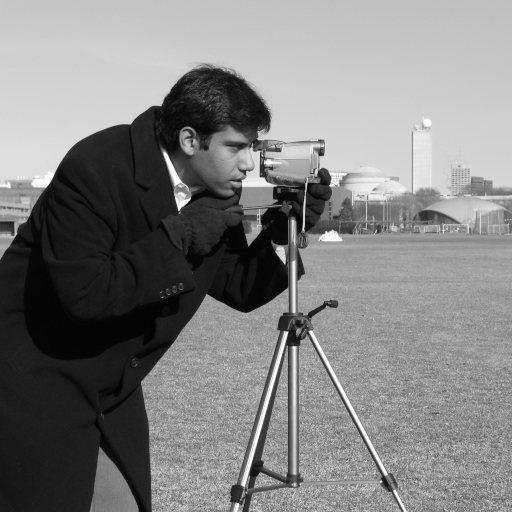
#> input picture skimage.data.camera(), 512 x 512 px
$ jupyter execute practica_8_otsu.ipynb
#> lines starting #> are read from the running program, lines starting #| are printed output that depends on the picture; after the words box and inside, x2 and y2 are one past the last pixel; in counts of white or black regions, pixels touching at a corner belong together
# 6. Otsu Thresholding

## Table of Contents
1. [Libraries](#libraries)
2. [Single Thresholding](#single)
3. [Multi Thresholding](#multi)

Thresholding is used to create a binary image from a grayscale image

## Importing Libraries <a class="anchor" id="libraries" ></a>

[cell 1]
import matplotlib.pyplot as plt
from skimage import data
from skimage.filters import threshold_otsu
from skimage.filters import threshold_multiotsu
import numpy as np

## Single Thresholding <a class="anchor" id="single" ></a>

We illustrate how to apply one of these thresholding algorithms.
Otsu's method [2]_ calculates an "optimal" threshold (marked by a red line in the
histogram below) by maximizing the variance between two classes of pixels,
which are separated by the threshold. Equivalently, this threshold minimizes
the intra-class variance.

[cell 2]
image = data.camera()
#> image is the input picture: shape (512, 512); min 0, max 255, mean 129.1
thresh = threshold_otsu(image)
#> thresh = 102
binary = image > thresh
#> binary: shape (512, 512) bool; 67.9% white; 179 black regions (168 under 20 px), largest, box (x1, y1, x2, y2) and area: (0, 67, 403, 512) 82891, (418, 210, 460, 224) 293, (0, 221, 14, 235) 163

fig, axes = plt.subplots(ncols=3, figsize=(8, 2.5))
ax = axes.ravel()
ax[0] = plt.subplot(1, 3, 1)
ax[1] = plt.subplot(1, 3, 2)
ax[2] = plt.subplot(1, 3, 3, sharex=ax[0], sharey=ax[0])

ax[0].imshow(image, cmap=plt.cm.gray)
ax[0].set_title('Original')
ax[0].axis('off')

ax[1].hist(image.ravel(), bins=256)
ax[1].set_title('Histogram')
ax[1].axvline(thresh, color='r')

ax[2].imshow(binary, cmap=plt.cm.gray)
ax[2].set_title('Thresholded')
ax[2].axis('off')

plt.show()

If you are not familiar with the details of the different algorithms and the
underlying assumptions, it is often difficult to know which algorithm will give
the best results. Therefore, Scikit-image includes a function to evaluate
thresholding algorithms provided by the library. At a glance, you can select
the best algorithm for your data without a deep understanding of their
mechanisms.

[cell 3]
from skimage.filters import try_all_threshold

img = data.page()
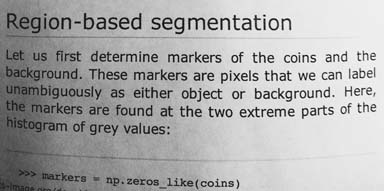
#> input picture skimage.data.page(), 384 x 191 px
#> img is the input picture: shape (191, 384); min 0, max 255, mean 171.5

fig, ax = try_all_threshold(img, figsize=(10, 8), verbose=False)
plt.show()

[cell 4]
# TODO: Slide image for segmentation, alpha blerding

## Multi Thresholding <a class="anchor" id="multi" ></a>

The multi-Otsu threshold  is a thresholding algorithm that is used to separate
the pixels of an input image into several different classes, each one obtained
according to the intensity of the gray levels within the image.

Multi-Otsu calculates several thresholds, determined by the number of desired
classes. The default number of classes is 3: for obtaining three classes, the
algorithm returns two threshold values. They are represented by a red line in
the histogram below.

[cell 5]
# The input image.
image = data.camera()

# Applying multi-Otsu threshold for the default value, generating
# three classes.
thresholds = threshold_multiotsu(image)
#> thresholds = [87, 176]

# Using the threshold values, we generate the three regions.
regions = np.digitize(image, bins=thresholds)
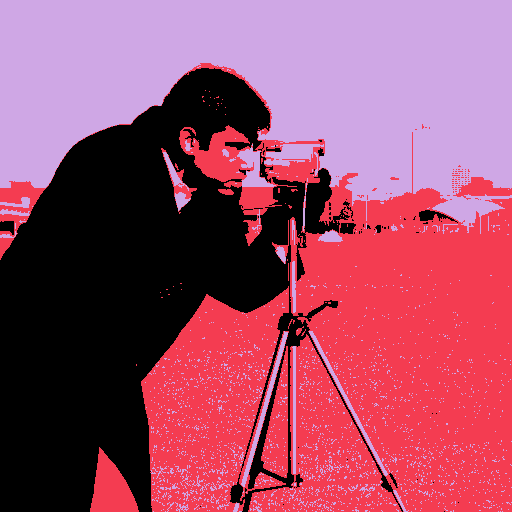
#> regions: shape (512, 512) int64; 3 distinct labels, from 0 to 2; one colour per label, 0 black

fig, ax = plt.subplots(nrows=1, ncols=3, figsize=(10, 3.5))

# Plotting the original image.
ax[0].imshow(image, cmap='gray')
ax[0].set_title('Original')
ax[0].axis('off')

# Plotting the histogram and the two thresholds obtained from
# multi-Otsu.
ax[1].hist(image.ravel(), bins=255)
ax[1].set_title('Histogram')
for thresh in thresholds:
    ax[1].axvline(thresh, color='r')
#> this loop made 2 passes
#> thresh on passes 1 to 2: 87, 176

# Plotting the Multi Otsu result.
ax[2].imshow(regions, cmap='jet')
ax[2].set_title('Multi-Otsu result')
ax[2].axis('off')

plt.subplots_adjust()

plt.show()

# Experimentos de la actividad

La actividad pide (1) experimentar con imágenes de fondos y estilos distintos y ver las limitaciones de un umbral único frente a Otsu, y (2) de forma opcional, aplicar Otsu por ventanas con el ejemplo de la hoja de papel.

1. [Herramientas: medida de eficacia de Otsu](#eta)
2. [Un umbral único frente a Otsu](#unico): imágenes con distinta iluminación
3. [Imágenes de fondos y estilos distintos](#estilos)
4. [Opcional: Otsu por ventanas sobre una hoja con sombras](#local)
5. [Conclusión](#conclusion)

<a id="eta"></a>
## Medida de eficacia de Otsu

Otsu elige el umbral $k^*$ que maximiza la varianza entre clases $\sigma_B^2(k) = \omega_0(k)\,\omega_1(k)\,[\mu_0(k) - \mu_1(k)]^2$, donde $\omega_i$ y $\mu_i$ son la proporción y la media de cada clase. El propio artículo (Otsu, 1979) propone una medida de separabilidad $\eta = \sigma_B^2(k^*) / \sigma_T^2 \in [0, 1]$, la fracción de la varianza total que explican las dos clases:
un valor cercano a 1 indica un histograma claramente bimodal (Otsu funciona bien); un valor bajo, que las dos clases no están bien separadas por intensidad (Otsu puede fallar).

[cell 6]
import cv2, numpy as np, matplotlib.pyplot as plt, time
from skimage import data
from skimage.filters import threshold_otsu, threshold_multiotsu, threshold_sauvola, threshold_niblack
from skimage.filters import rank
from skimage.morphology import disk
plt.rcParams.update({"font.size": 9})

def eficacia(gris):
    # eta = varianza entre clases máxima / varianza total; devuelve (umbral de Otsu, eta)
    t = threshold_otsu(gris)
    a, b = gris[gris <= t].astype(float), gris[gris > t].astype(float)
    w0, w1 = a.size / gris.size, b.size / gris.size
    sb = w0 * w1 * (a.mean() - b.mean()) ** 2
    return int(t), float(sb / gris.astype(float).var())

def f1(pred, verdad):
    tp = ((pred > 0) & (verdad > 0)).sum(); fp = ((pred > 0) & (verdad == 0)).sum(); fn = ((pred == 0) & (verdad > 0)).sum()
    return float(2 * tp / max(2 * tp + fp + fn, 1))

def iou(pred, verdad):
    return float(((pred > 0) & (verdad > 0)).sum() / max(((pred > 0) | (verdad > 0)).sum(), 1))

<a id="unico"></a>
## Un umbral único frente a Otsu

Se usa una hoja de texto con verdad conocida (texto propio, oscuro sobre fondo claro). Primero se cambia solo el brillo global de la toma y se compara un umbral fijo de 128 con Otsu; después se agrega una iluminación desigual (una sombra que atraviesa la hoja).

[cell 7]
limpio = cv2.imread("data/documento_limpio.png", 0)
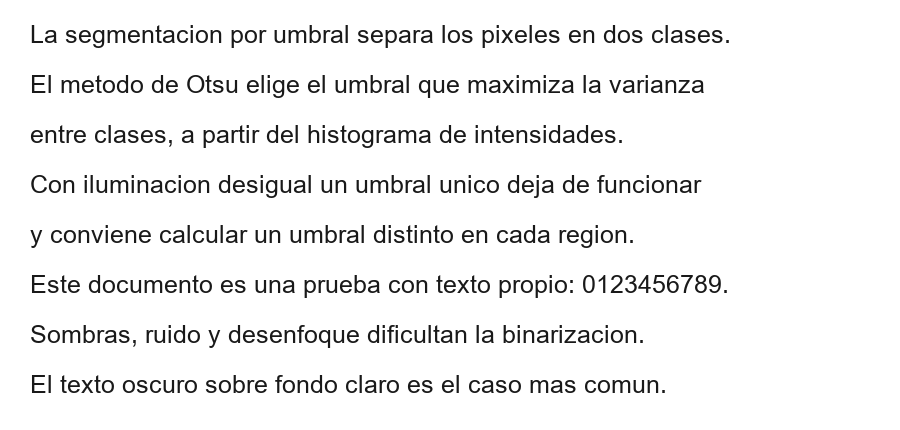
#> input picture actividades/16-practica-8-otsu/codigo/data/documento_limpio.png, 900 x 430 px
#> limpio is the input picture: shape (430, 900); min 25, max 255, mean 240
verdad = (limpio < 128).astype(np.uint8) * 255                      # texto = primer plano
#> verdad: shape (430, 900); 6.3% white in thin lines or dots, all inside (x1, y1, x2, y2) = (31, 25, 729, 393)
rng = np.random.default_rng(1)

def toma(brillo=1.0, sombra=False, ruido=5, semilla=1):
#> called with brillo = 1, sombra = False, ruido = 5, semilla = 1
    g = cv2.GaussianBlur(limpio.astype(np.float32), (0, 0), 0.7)
    if sombra:
        x = np.linspace(0, 1, g.shape[1])[None, :]; y = np.linspace(0, 1, g.shape[0])[:, None]
        g = g * np.clip(0.42 + 0.58 * x - 0.25 * y * (x > 0.35), 0.15, 1)      # degradado horizontal + sombra en la parte inferior derecha
    g = g * brillo + np.random.default_rng(semilla).normal(0, ruido, g.shape)
    return np.clip(g, 0, 255).astype(np.uint8)

print(f"{'condición':32s} {'umbral fijo 128 (F1)':>21s} {'Otsu (umbral)':>14s} {'Otsu (F1)':>10s} {'η':>6s}")
casos = {"brillo ×1.0 (normal)": toma(1.0), "brillo ×0.45 (oscura)": toma(0.45), "brillo ×0.30 (muy oscura)": toma(0.30), "brillo ×1.0 + sombra": toma(1.0, sombra=True), "brillo ×0.6 + sombra": toma(0.6, sombra=True)}
fig, ejes = plt.subplots(3, len(casos), figsize=(18, 7.6))
for j, (nombre, g) in enumerate(casos.items()):
    t, eta = eficacia(g)
    fijo = (g < 128).astype(np.uint8) * 255; otsu = (g <= t).astype(np.uint8) * 255
    print(f"{nombre:32s} {f1(fijo, verdad):21.3f} {t:14d} {f1(otsu, verdad):10.3f} {eta:6.3f}")
    ejes[0, j].imshow(g, cmap="gray", vmin=0, vmax=255); ejes[0, j].set_title(nombre)
    ejes[1, j].imshow(fijo, cmap="gray"); ejes[1, j].set_title(f"umbral fijo 128: F1={f1(fijo, verdad):.2f}")
    ejes[2, j].imshow(otsu, cmap="gray"); ejes[2, j].set_title(f"Otsu (t={t}): F1={f1(otsu, verdad):.2f}")
#> this loop made 5 passes
#> (nombre, t, w0 in eficacia, w1 in eficacia, sb in eficacia, eta) on passes 1 to 5: ('brillo ×1.0 (normal)', 175, 0.0795, 0.92, 1611.3, 0.882), ('brillo ×0.45 (oscura)', 79, 0.0811, 0.919, 334.9, 0.835), ('brillo ×0.30 (muy oscura)', 52, 0.0812, 0.919, 150, 0.78), ('brillo ×1.0 + sombra', 156, 0.575, 0.425, 1252.3, 0.621), ('brillo ×0.6 + sombra', 92, 0.551, 0.449, 461.1, 0.622)
#> (printed output is left out)
#> fijo: shape (430, 900); 90.6% white; 1654 black regions (1638 under 20 px), largest, box (x1, y1, x2, y2) and area: (635, 0, 900, 289) 32324, (815, 209, 839, 233) 141, (879, 287, 900, 311) 103
#> otsu: shape (430, 900); 55.1% white; 3400 black regions (3331 under 20 px), largest, box (x1, y1, x2, y2) and area: (266, 0, 900, 430) 157515, (266, 42, 324, 131) 1519, (265, 236, 315, 333) 1500
for a in ejes.ravel(): a.axis("off")
#> this loop made 15 passes
plt.tight_layout(); plt.show()

**Resultados y discusión.**
- Con iluminación normal, un umbral fijo funciona incluso mejor que Otsu (F1 = 0.968 frente a 0.883). Otsu elige t = 175, más alto que 128, e incluye como texto los píxeles grises del borde de las letras (suavizado), engrosando los trazos; parte de esta diferencia depende de que la verdad se definió con el umbral 128, es decir, de qué se considera «texto».
- Cuando baja el brillo global, el umbral fijo se derrumba y Otsu se adapta. Con la hoja oscurecida (×0.45 y ×0.30) el fondo queda por debajo de 128 y el umbral fijo lo clasifica todo como texto (F1 = 0.119 y 0.118), mientras que Otsu baja su umbral a 79 y 52 y mantiene F1 = 0.873 y 0.872. Esta es la principal ventaja de Otsu frente a un umbral único: calcula el umbral a partir del histograma de cada imagen.
- Con sombra, ambos fallan (Otsu: F1 = 0.197 y 0.205; umbral fijo: 0.360 y 0.130). Un umbral global no puede tratar a la vez la zona iluminada y la zona en sombra: Otsu separa «zona iluminada» de «zona en sombra» y no «texto» de «papel».
- Un aviso importante: con la sombra, la eficacia η sigue siendo moderadamente alta (0.62) aunque la segmentación es mala. η mide qué tan bien separa el umbral dos grupos de intensidad, no si esos grupos corresponden a lo que se quiere segmentar; por sí sola no basta para detectar un fallo.

<a id="estilos"></a>
## Imágenes de fondos y estilos distintos

Se aplica Otsu a ocho imágenes de naturaleza distinta (fotografía, monedas, hoja de texto, radiografía, fluorescencia, microscopía de campo claro, resonancia y carretera). Como no hay una verdad de segmentación, se muestra el umbral, la eficacia $\eta$ y la fracción de píxeles que Otsu asigna al primer plano.

[cell 8]
def gris_de(ruta, canal=None):
    im = cv2.imread(ruta)
    return im[..., canal] if canal is not None else cv2.cvtColor(im, cv2.COLOR_BGR2GRAY)

galeria = {"Fotografía (cameraman)": data.camera(), "Monedas": data.coins(), "Hoja de texto": data.page(), "Radiografía": gris_de("data/radiografia.jpg"),
           "Fluorescencia (canal verde)": gris_de("data/celulas.jpg", 1), "Microscopía campo claro": gris_de("data/microscopia.jpg"),
           "Resonancia T2": gris_de("data/resonancia_t2.jpg"), "Carretera": gris_de("data/carretera.jpg")}
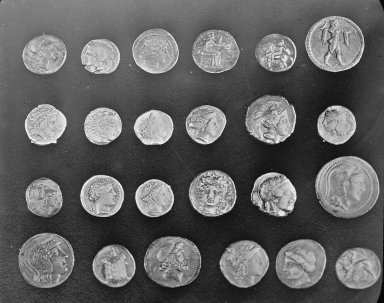
#> input picture skimage.data.coins(), 384 x 303 px
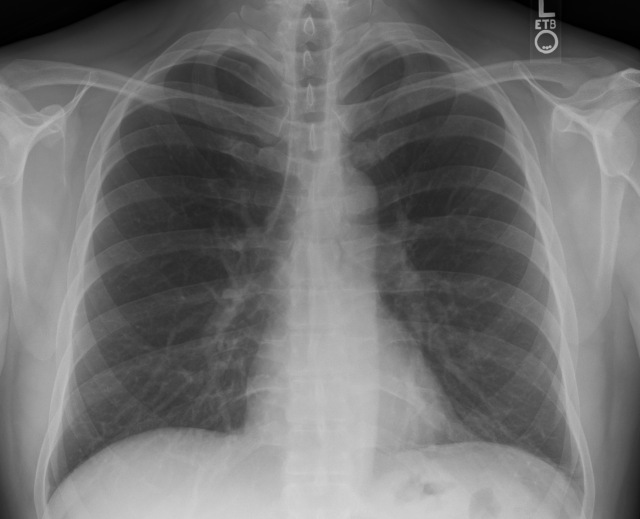
#> input picture actividades/16-practica-8-otsu/codigo/data/radiografia.jpg, 640 x 519 px
#> in gris_de, im is the input picture: shape (519, 640, 3); min 0, max 215, mean 112.6
#> call 2 of gris_de, with ruta = 'data/celulas.jpg', canal = 1
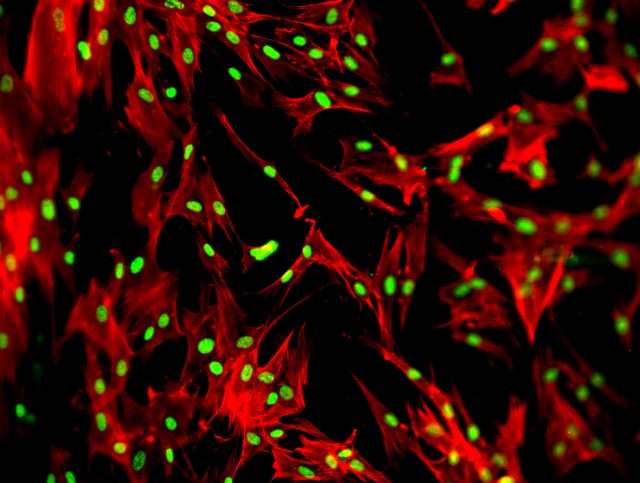
#> input picture actividades/16-practica-8-otsu/codigo/data/celulas.jpg, 640 x 483 px
#> in gris_de, im is the input picture: shape (483, 640, 3); mean B, G, R 1.4, 9.9, 50.5
#> call 3 of gris_de, with ruta = 'data/microscopia.jpg'
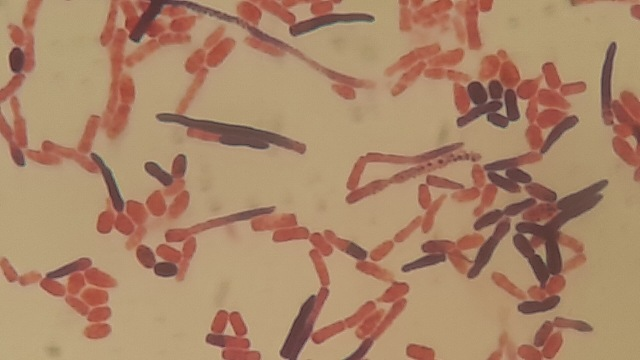
#> input picture actividades/16-practica-8-otsu/codigo/data/microscopia.jpg, 640 x 360 px
#> in gris_de, im is the input picture: shape (360, 640, 3); mean B, G, R 105, 134.4, 170.1
#> call 4 of gris_de, with ruta = 'data/resonancia_t2.jpg'
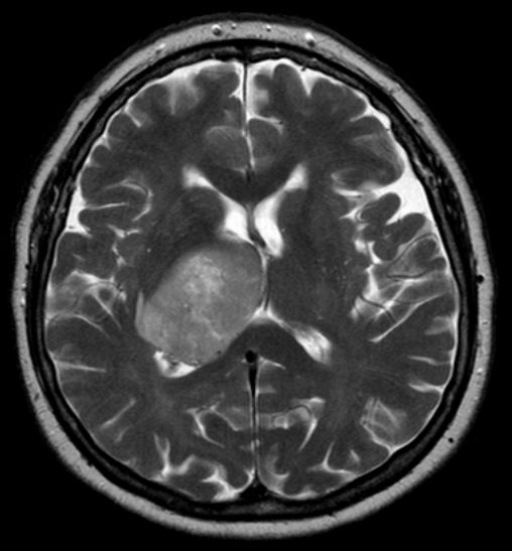
#> input picture actividades/16-practica-8-otsu/codigo/data/resonancia_t2.jpg, 512 x 551 px
#> in gris_de, im is the input picture: shape (551, 512, 3); min 0, max 255, mean 56
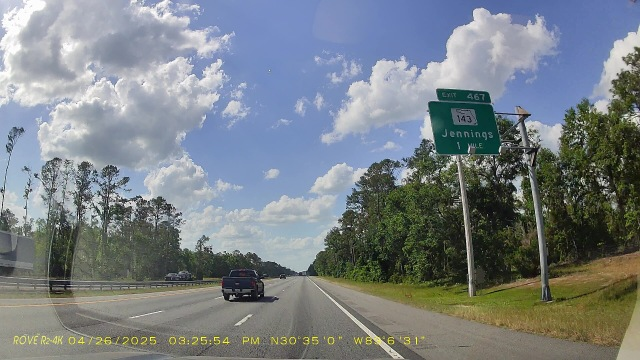
#> input picture actividades/16-practica-8-otsu/codigo/data/carretera.jpg, 640 x 360 px
#> in gris_de, im is the input picture: shape (360, 640, 3); mean B, G, R 133.2, 128.8, 121.2
fig, ejes = plt.subplots(3, 8, figsize=(24, 8.6))
print(f"{'imagen':30s} {'umbral':>7s} {'η':>7s} {'% primer plano':>15s}")
for j, (nombre, g) in enumerate(galeria.items()):
    g = g.astype(np.uint8); t, eta = eficacia(g); fg = (g > t)
    print(f"{nombre:30s} {t:7d} {eta:7.3f} {fg.mean() * 100:15.1f}")
    ejes[0, j].imshow(g, cmap="gray"); ejes[0, j].set_title(nombre); ejes[1, j].hist(g.ravel(), 128, color="#444"); ejes[1, j].axvline(t, color="r"); ejes[1, j].set_title(f"t={t}, η={eta:.2f}")
    ejes[2, j].imshow(fg, cmap="gray"); ejes[2, j].set_title("Otsu")
    ejes[0, j].axis("off"); ejes[2, j].axis("off"); ejes[1, j].set_yticks([])
#> this loop made 8 passes
#> (nombre, t, w0 in eficacia, w1 in eficacia, sb in eficacia, eta) on passes 1 to 6: ('Fotografía (cameraman)', 102, 0.321, 0.679, 4649, 0.857), ('Monedas', 107, 0.612, 0.388, 2115.1, 0.756), ('Hoja de texto', 157, 0.362, 0.638, 2320.4, 0.719), ('Radiografía', 113, 0.512, 0.488, 1700.1, 0.748), ('Fluorescencia (canal verde)', 84, 0.957, 0.0431, 1097.5, 0.839), ('Microscopía campo claro', 130, 0.284, 0.716, 570.7, 0.835)
#> (printed output is left out)
#> fg: shape (360, 640) bool; 65.2% white; 606 black regions (590 under 20 px), largest, box (x1, y1, x2, y2) and area: (0, 47, 640, 360) 70111, (106, 302, 393, 360) 4896, (442, 0, 578, 22) 1647
plt.tight_layout(); plt.show()

**Resultados y discusión.** «Primer plano» aquí significa la clase de mayor intensidad, no necesariamente el objeto de interés.
- Cuando el histograma es claramente bimodal, Otsu funciona muy bien. El fotógrafo (η = 0.857, t = 102) separa la figura oscura del cielo claro; la fluorescencia (η = 0.839, t = 84) aísla los núcleos brillantes, que ocupan apenas el 4.3 % de la imagen, y se ve bien aunque las clases están muy desequilibradas porque están muy separadas en intensidad; las monedas (η = 0.756) se separan del fondo.
- **Con iluminación desigual falla:** en la hoja de texto (η = 0.719, t = 157) el umbral global deja negra buena parte de la zona izquierda (el 36.2 % de los píxeles queda como oscuro, muy por encima de la proporción real de texto) y se pierde el texto de esa región. Un η relativamente alto no lo evitó, pues las dos «clases» que separa son luz y sombra.
- **Con varias estructuras, dos clases no alcanzan.** En la radiografía (η = 0.748) Otsu separa los pulmones (oscuros) del resto del cuerpo, pero no distingue costillas, corazón ni lesiones; en la resonancia T2 (η = 0.666, el valor más bajo) separa el cerebro del fondo negro, pero los distintos tejidos y las lesiones quedan mezclados, para lo que haría falta multi-Otsu u otros métodos; en la carretera (η = 0.678) separa esencialmente cielo y suelo, no las marcas del pavimento.
- La microscopía de campo claro (η = 0.835) separa bien las células oscuras del fondo (71.6 % del área es fondo claro), pero el resultado queda «agujereado» por el interior claro de las células.
- Resumen de las limitaciones de un umbral único: (1) iluminación no uniforme, (2) más de dos clases, (3) histogramas no bimodales o muy desbalanceados, y (4) ruido, que ensancha los picos.

<a id="local"></a>
## Opcional: Otsu por ventanas (umbral local)

En lugar de un solo umbral, se calcula uno por píxel con el histograma de una ventana centrada en él (`rank.otsu`, ventana circular de radio $r$). Se prueba con la hoja de papel de la práctica (`data.page()`) y con la hoja sintética con sombras, donde se conoce la verdad. Se compara con el umbral global de Otsu y con dos métodos locales clásicos (Sauvola y Niblack).

[cell 9]
g = toma(0.6, sombra=True)
t_glob, _ = eficacia(g)
#> t_glob = 92
def otsu_local(gris, r):
    return (gris < rank.otsu(gris, disk(r))).astype(np.uint8) * 255      # texto oscuro: píxel por debajo de su umbral local

resultados = {"Otsu global": (g <= t_glob).astype(np.uint8) * 255}
for r_ in (5, 10, 20, 40, 80, 120, 160): resultados[f"Otsu local r={r_}"] = otsu_local(g, r_)
#> after the loop, resultados = 8 items
resultados["Sauvola (ventana 31)"] = (g < threshold_sauvola(g, window_size=31, k=0.2)).astype(np.uint8) * 255
resultados["Niblack (ventana 31)"] = (g < threshold_niblack(g, window_size=31, k=0.5)).astype(np.uint8) * 255
print(f"{'método':24s} {'F1':>6s} {'IoU':>6s} {'tiempo (ms)':>12s}")
for n, m in resultados.items(): print(f"{n:24s} {f1(m, verdad):6.3f} {iou(m, verdad):6.3f} {'':>12s}")
#> this loop made 10 passes
#> (n, tp in f1, fp in f1, fn in f1) on passes 1 to 8: ('Otsu global', 24346, 188929, 0), ('Otsu local r=5', 24091, 119109, 255), ('Otsu local r=10', 24275, 96946, 71), ('Otsu local r=20', 24310, 57182, 36), ('Otsu local r=40', 24317, 39663, 29), ('Otsu local r=80', 24316, 31305, 30), ('Otsu local r=120', 24316, 24151, 30), ('Otsu local r=160', 24317, 18177, 29)
#> (printed output is left out)
print()
for r_ in (10, 40, 160):
    t0 = time.perf_counter(); otsu_local(g, r_); print(f"tiempo Otsu local r={r_}: {(time.perf_counter() - t0) * 1000:.0f} ms (imagen de {g.shape[1]}×{g.shape[0]})")

fig, ejes = plt.subplots(2, 4, figsize=(18, 6.6))
ejes[0, 0].imshow(g, cmap="gray", vmin=0, vmax=255); ejes[0, 0].set_title("Hoja con sombra (brillo ×0.6)")
for a, n in zip(ejes.ravel()[1:], ("Otsu global", "Otsu local r=10", "Otsu local r=40", "Otsu local r=120", "Otsu local r=160", "Sauvola (ventana 31)", "Niblack (ventana 31)")):
    a.imshow(resultados[n], cmap="gray"); a.set_title(f"{n}: F1={f1(resultados[n], verdad):.2f}")
#> this loop made 7 passes
#> (tp in f1, fp in f1, fn in f1) on passes 1 to 7: (24346, 188929, 0), (24275, 96946, 71), (24317, 39663, 29), (24316, 24151, 30), (24317, 18177, 29), (24335, 8824, 11), (24339, 58409, 7)
for a in ejes.ravel(): a.axis("off")
plt.tight_layout(); plt.show()

[cell 10]
# La hoja de papel de la práctica (skimage.data.page): umbral global frente a local
pag = data.page()
t_p, eta_p = eficacia(pag)
#> t_p = 157; eta_p = 0.719
fig, ejes = plt.subplots(1, 5, figsize=(21, 3.6))
ejes[0].imshow(pag, cmap="gray"); ejes[0].set_title("data.page()")
ejes[1].imshow(pag > t_p, cmap="gray"); ejes[1].set_title(f"Otsu global (t={t_p}, η={eta_p:.2f})")
for a, r_ in zip(ejes[2:], (10, 25, 50)):
    a.imshow(pag >= rank.otsu(pag, disk(r_)), cmap="gray"); a.set_title(f"Otsu local r={r_}")
for a in ejes: a.axis("off")
plt.tight_layout(); plt.show()
#> after `plt.tight_layout()`:
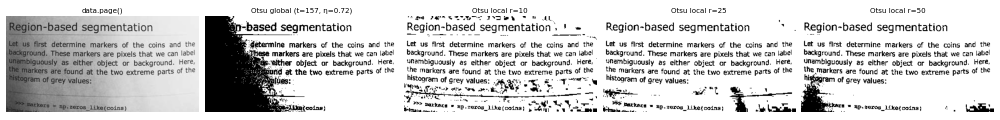
#> figure drawn by matplotlib, 5 panels
print(f"data.page(): tamaño {pag.shape}, fracción de píxeles oscuros con Otsu global: {(pag <= t_p).mean() * 100:.1f} %")
#| data.page(): tamaño (191, 384), fracción de píxeles oscuros con Otsu global: 36.2 %
